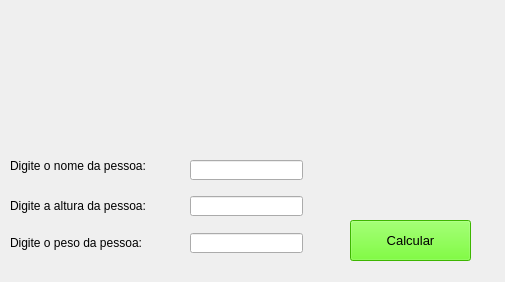
<?xml version="1.0" encoding="UTF-8"?>
<ui version="4.0">
 <class>MainWindow</class>
 <widget class="QMainWindow" name="MainWindow">
  <property name="geometry">
   <rect>
    <x>0</x>
    <y>0</y>
    <width>505</width>
    <height>282</height>
   </rect>
  </property>
  <property name="windowTitle">
   <string>CALCULADORA IMC IFRN</string>
  </property>
  <widget class="QWidget" name="centralwidget">
   <widget class="QLabel" name="label">
    <property name="geometry">
     <rect>
      <x>10</x>
      <y>150</y>
      <width>201</width>
      <height>31</height>
     </rect>
    </property>
    <property name="styleSheet">
     <string notr="true">font: 75 10pt &quot;MS Shell Dlg 2&quot;;
</string>
    </property>
    <property name="text">
     <string>Digite o nome da pessoa:</string>
    </property>
   </widget>
   <widget class="QLineEdit" name="camponome">
    <property name="geometry">
     <rect>
      <x>190</x>
      <y>160</y>
      <width>113</width>
      <height>20</height>
     </rect>
    </property>
   </widget>
   <widget class="QLabel" name="label_2">
    <property name="geometry">
     <rect>
      <x>10</x>
      <y>190</y>
      <width>181</width>
      <height>31</height>
     </rect>
    </property>
    <property name="styleSheet">
     <string notr="true">font: 75 10pt &quot;MS Shell Dlg 2&quot;;</string>
    </property>
    <property name="text">
     <string>Digite a altura da pessoa:</string>
    </property>
   </widget>
   <widget class="QLabel" name="label_3">
    <property name="geometry">
     <rect>
      <x>10</x>
      <y>235</y>
      <width>181</width>
      <height>16</height>
     </rect>
    </property>
    <property name="styleSheet">
     <string notr="true">font: 75 10pt &quot;MS Shell Dlg 2&quot;;</string>
    </property>
    <property name="text">
     <string>Digite o peso da pessoa: </string>
    </property>
   </widget>
   <widget class="QLineEdit" name="campoaltura">
    <property name="geometry">
     <rect>
      <x>190</x>
      <y>196</y>
      <width>113</width>
      <height>20</height>
     </rect>
    </property>
    <property name="inputMask">
     <string/>
    </property>
   </widget>
   <widget class="QLineEdit" name="campoaltura_2">
    <property name="geometry">
     <rect>
      <x>190</x>
      <y>233</y>
      <width>113</width>
      <height>20</height>
     </rect>
    </property>
   </widget>
   <widget class="QPushButton" name="calcular">
    <property name="geometry">
     <rect>
      <x>350</x>
      <y>220</y>
      <width>121</width>
      <height>41</height>
     </rect>
    </property>
    <property name="font">
     <font>
      <family>MS Shell Dlg 2</family>
      <pointsize>10</pointsize>
      <weight>9</weight>
      <italic>false</italic>
      <bold>false</bold>
     </font>
    </property>
    <property name="styleSheet">
     <string notr="true">background-color: rgb(85, 255, 0);
font: 75 10pt &quot;MS Shell Dlg 2&quot;;</string>
    </property>
    <property name="text">
     <string>Calcular</string>
    </property>
    <property name="icon">
     <iconset>
      <normaloff>../../../../Transferências/iconfinder/326561_box_check_icon.png</normaloff>../../../../Transferências/iconfinder/326561_box_check_icon.png</iconset>
    </property>
   </widget>
   <widget class="QLabel" name="label_4">
    <property name="geometry">
     <rect>
      <x>50</x>
      <y>10</y>
      <width>401</width>
      <height>111</height>
     </rect>
    </property>
    <property name="text">
     <string/>
    </property>
    <property name="pixmap">
     <pixmap>../../../../Transferências/iconfinder/transferir.png</pixmap>
    </property>
    <property name="scaledContents">
     <bool>true</bool>
    </property>
   </widget>
  </widget>
 </widget>
 <resources/>
 <connections/>
</ui>
